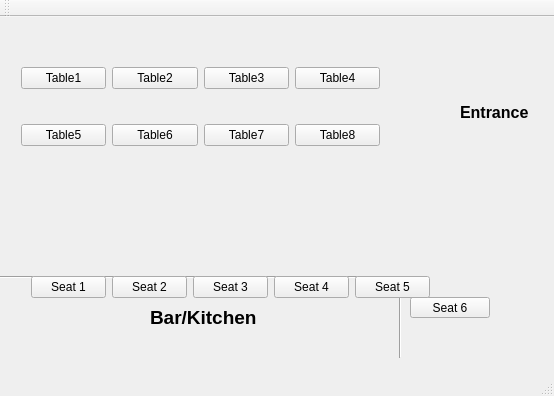
<?xml version="1.0" encoding="UTF-8"?>
<ui version="4.0">
 <class>MainWindow</class>
 <widget class="QMainWindow" name="MainWindow">
  <property name="geometry">
   <rect>
    <x>0</x>
    <y>0</y>
    <width>554</width>
    <height>396</height>
   </rect>
  </property>
  <property name="sizePolicy">
   <sizepolicy hsizetype="Preferred" vsizetype="Preferred">
    <horstretch>0</horstretch>
    <verstretch>0</verstretch>
   </sizepolicy>
  </property>
  <property name="windowTitle">
   <string>MainWindow</string>
  </property>
  <widget class="QWidget" name="centralWidget">
   <widget class="Line" name="line">
    <property name="geometry">
     <rect>
      <x>0</x>
      <y>250</y>
      <width>401</width>
      <height>20</height>
     </rect>
    </property>
    <property name="orientation">
     <enum>Qt::Horizontal</enum>
    </property>
   </widget>
   <widget class="Line" name="line_2">
    <property name="geometry">
     <rect>
      <x>390</x>
      <y>260</y>
      <width>20</width>
      <height>81</height>
     </rect>
    </property>
    <property name="orientation">
     <enum>Qt::Vertical</enum>
    </property>
   </widget>
   <widget class="QLabel" name="entrance">
    <property name="geometry">
     <rect>
      <x>460</x>
      <y>80</y>
      <width>71</width>
      <height>31</height>
     </rect>
    </property>
    <property name="font">
     <font>
      <pointsize>12</pointsize>
      <weight>75</weight>
      <bold>true</bold>
     </font>
    </property>
    <property name="text">
     <string>Entrance</string>
    </property>
   </widget>
   <widget class="QLabel" name="bar">
    <property name="geometry">
     <rect>
      <x>150</x>
      <y>280</y>
      <width>121</width>
      <height>41</height>
     </rect>
    </property>
    <property name="font">
     <font>
      <pointsize>14</pointsize>
      <weight>75</weight>
      <bold>true</bold>
     </font>
    </property>
    <property name="text">
     <string>Bar/Kitchen</string>
    </property>
   </widget>
   <widget class="QWidget" name="layoutWidget">
    <property name="geometry">
     <rect>
      <x>10</x>
      <y>10</y>
      <width>381</width>
      <height>161</height>
     </rect>
    </property>
    <layout class="QGridLayout" name="gridLayout">
     <item row="0" column="0">
      <widget class="QPushButton" name="Table1">
       <property name="enabled">
        <bool>true</bool>
       </property>
       <property name="sizePolicy">
        <sizepolicy hsizetype="Minimum" vsizetype="Maximum">
         <horstretch>0</horstretch>
         <verstretch>0</verstretch>
        </sizepolicy>
       </property>
       <property name="palette">
        <palette>
         <active>
          <colorrole role="LinkVisited">
           <brush brushstyle="SolidPattern">
            <color alpha="255">
             <red>255</red>
             <green>29</green>
             <blue>237</blue>
            </color>
           </brush>
          </colorrole>
         </active>
         <inactive>
          <colorrole role="LinkVisited">
           <brush brushstyle="SolidPattern">
            <color alpha="255">
             <red>255</red>
             <green>29</green>
             <blue>237</blue>
            </color>
           </brush>
          </colorrole>
         </inactive>
         <disabled>
          <colorrole role="LinkVisited">
           <brush brushstyle="SolidPattern">
            <color alpha="255">
             <red>255</red>
             <green>29</green>
             <blue>237</blue>
            </color>
           </brush>
          </colorrole>
         </disabled>
        </palette>
       </property>
       <property name="autoFillBackground">
        <bool>true</bool>
       </property>
       <property name="styleSheet">
        <string notr="true"/>
       </property>
       <property name="text">
        <string>Table1</string>
       </property>
       <attribute name="buttonGroup">
        <string notr="true">buttonGroup</string>
       </attribute>
      </widget>
     </item>
     <item row="0" column="1">
      <widget class="QPushButton" name="Table2">
       <property name="text">
        <string>Table2</string>
       </property>
       <attribute name="buttonGroup">
        <string notr="true">buttonGroup</string>
       </attribute>
      </widget>
     </item>
     <item row="0" column="2">
      <widget class="QPushButton" name="Table3">
       <property name="text">
        <string>Table3</string>
       </property>
       <attribute name="buttonGroup">
        <string notr="true">buttonGroup</string>
       </attribute>
      </widget>
     </item>
     <item row="1" column="2">
      <widget class="QPushButton" name="Table7">
       <property name="text">
        <string>Table7</string>
       </property>
       <attribute name="buttonGroup">
        <string notr="true">buttonGroup</string>
       </attribute>
      </widget>
     </item>
     <item row="0" column="3">
      <widget class="QPushButton" name="Table4">
       <property name="text">
        <string>Table4</string>
       </property>
       <attribute name="buttonGroup">
        <string notr="true">buttonGroup</string>
       </attribute>
      </widget>
     </item>
     <item row="1" column="1">
      <widget class="QPushButton" name="Table6">
       <property name="text">
        <string>Table6</string>
       </property>
       <attribute name="buttonGroup">
        <string notr="true">buttonGroup</string>
       </attribute>
      </widget>
     </item>
     <item row="1" column="0">
      <widget class="QPushButton" name="Table5">
       <property name="text">
        <string>Table5</string>
       </property>
       <attribute name="buttonGroup">
        <string notr="true">buttonGroup</string>
       </attribute>
      </widget>
     </item>
     <item row="1" column="3">
      <widget class="QPushButton" name="Table8">
       <property name="text">
        <string>Table8</string>
       </property>
       <attribute name="buttonGroup">
        <string notr="true">buttonGroup</string>
       </attribute>
      </widget>
     </item>
    </layout>
   </widget>
   <widget class="QPushButton" name="Seat6">
    <property name="geometry">
     <rect>
      <x>410</x>
      <y>280</y>
      <width>80</width>
      <height>21</height>
     </rect>
    </property>
    <property name="text">
     <string>Seat 6</string>
    </property>
    <property name="default">
     <bool>false</bool>
    </property>
   </widget>
   <widget class="QWidget" name="">
    <property name="geometry">
     <rect>
      <x>20</x>
      <y>220</y>
      <width>421</width>
      <height>101</height>
     </rect>
    </property>
    <layout class="QGridLayout" name="gridLayout_2">
     <item row="0" column="0">
      <widget class="QPushButton" name="Seat1">
       <property name="text">
        <string>Seat 1</string>
       </property>
       <property name="default">
        <bool>false</bool>
       </property>
      </widget>
     </item>
     <item row="0" column="1">
      <widget class="QPushButton" name="Seat2">
       <property name="text">
        <string>Seat 2</string>
       </property>
       <property name="default">
        <bool>false</bool>
       </property>
      </widget>
     </item>
     <item row="0" column="2">
      <widget class="QPushButton" name="Seat3">
       <property name="text">
        <string>Seat 3</string>
       </property>
       <property name="default">
        <bool>false</bool>
       </property>
      </widget>
     </item>
     <item row="0" column="3">
      <widget class="QPushButton" name="Seat4">
       <property name="text">
        <string>Seat 4</string>
       </property>
       <property name="default">
        <bool>false</bool>
       </property>
      </widget>
     </item>
     <item row="0" column="4">
      <widget class="QPushButton" name="Seat5">
       <property name="text">
        <string>Seat 5</string>
       </property>
       <property name="default">
        <bool>false</bool>
       </property>
      </widget>
     </item>
    </layout>
   </widget>
  </widget>
  <widget class="QMenuBar" name="menuBar">
   <property name="geometry">
    <rect>
     <x>0</x>
     <y>0</y>
     <width>554</width>
     <height>20</height>
    </rect>
   </property>
  </widget>
  <widget class="QToolBar" name="mainToolBar">
   <attribute name="toolBarArea">
    <enum>TopToolBarArea</enum>
   </attribute>
   <attribute name="toolBarBreak">
    <bool>false</bool>
   </attribute>
  </widget>
  <widget class="QStatusBar" name="statusBar"/>
 </widget>
 <layoutdefault spacing="6" margin="11"/>
 <resources/>
 <connections/>
 <buttongroups>
  <buttongroup name="buttonGroup">
   <property name="exclusive">
    <bool>true</bool>
   </property>
  </buttongroup>
 </buttongroups>
</ui>
